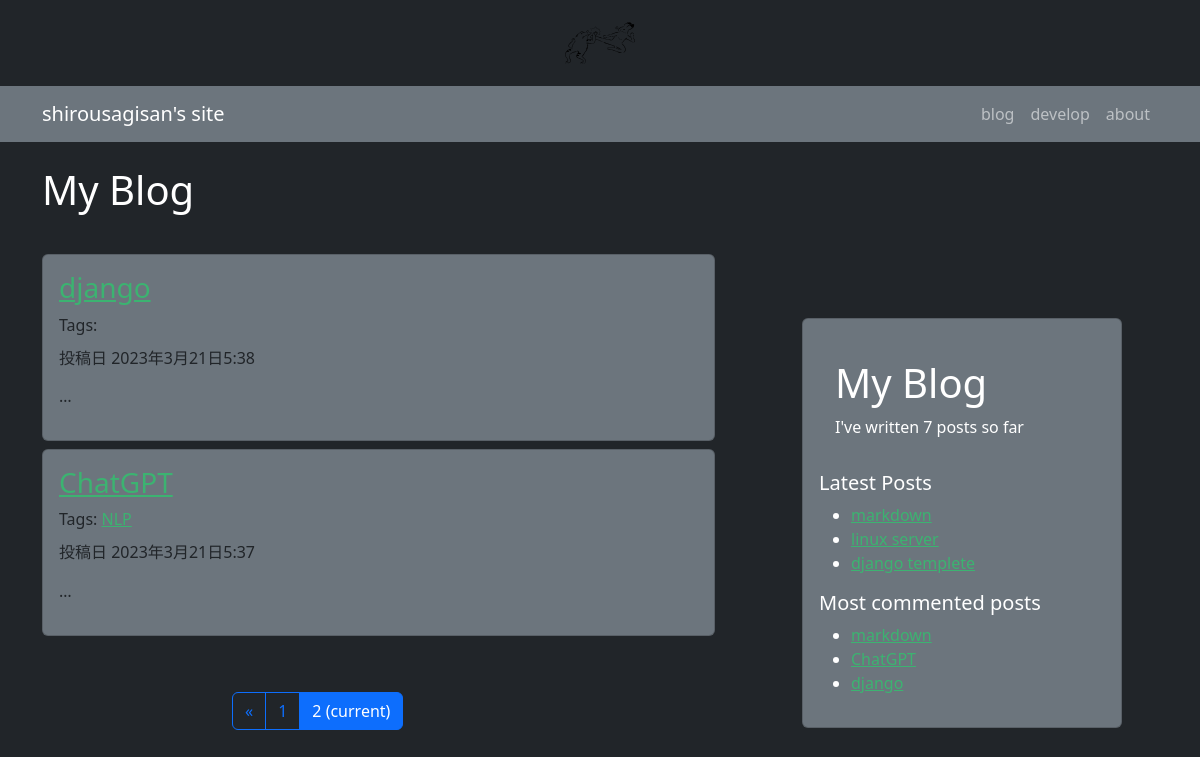
Screenshot of /blog/?page=2 with the database file from the repository.
### blog/models.py (models this page shows, shortened)
class Post(models.Model):
    class Status(models.TextChoices):
        DRAFT = "DF", "Draft"
        PUBLISHED = "PB", "Published"
    title = models.CharField(max_length=50)
    body = models.TextField()
    slug = models.SlugField()
    status = models.CharField(max_length=2
                                ,choices=Status.choices,
                                default=Status.DRAFT)
    publish = models.DateTimeField(default=timezone.datetime.now(pytz.timezone("Asia/Tokyo")))
    created = models.DateTimeField(auto_now_add=True)
    update = models.DateTimeField(auto_now=True)
    objects = models.Manager()
    published = PublishedManager()
    tags = TaggableManager()
    class Meta:
        ordering = ["-publish"]
        indexes = [
            models.Index(fields=["-publish"])
        ]
    def get_absolute_url(self):
        return reverse("blog:post_detail", args=[
                        self.publish.year,
                        self.publish.month,
                        self.publish.day,
                        self.slug
                        ])

### blog/views.py (the view)
# urls.py: path("blog/", views.post_list, name="list"),
def post_list(request, tag_slug=None):
    post_lists = models.Post.published.all()
    tag = None
    if tag_slug:
        tag = get_object_or_404(Tag, slug=tag_slug)
        post_lists = post_lists.filter(tags__in=[tag])
    paginator = Paginator(post_lists, 5)
    page_number = request.GET.get('page', 1)
    try:
        posts = paginator.page(page_number)
    except PageNotAnInteger:
        posts = paginator.page(1)
    except EmptyPage:
        posts = paginator.page(paginator.num_pages)
    return render(request,
                    'blog/list.html',
                    {'posts': posts,
                    'tag': tag})

### blog/models.py (called while the page is built)
    def get_queryset(self):
        return super().get_queryset()\
            .filter(status=Post.Status.PUBLISHED)

### blog/templatetags/blog_tags.py (called while the page is built)
@register.simple_tag
def total_posts():
    return Post.published.count()

@register.inclusion_tag("blog/latest_posts.html")
def show_latest_posts(count=3):
    latest_posts = Post.published.order_by("-publish")[:count]
    return {"latest_posts": latest_posts}

@register.filter(name="markdown")
def markdown_format(text):
    return mark_safe(markdown.markdown(text))

@register.simple_tag
def get_most_commented_posts(count=3):
    return Post.published.annotate(
        total_comments=Count('comments')
        ).order_by('-total_comments')[:count]

### templates/blog/list.html (shortened to what this page needs)
{% extends 'blog/base.html' %}
{% load blog_tags %}
{% block content %}
<div class="container">
  <h1 class="py-4">My Blog</h1>
  <div class="row">
    <div class="col-md-8 col-12">
      {% for post in posts %}
      <div class="row my-2">
        <div class="col-md-11">
          <div class="card bg-secondary text-dark" style="max-width: 60rem;">
              <div class="card-body">
                <h3 class="card-title">
                  <a href="{{ post.get_absolute_url}}" style="color:#3cb371">
                    {{ post.title }}
                  </a>
                </h3>
                <p>
                  Tags:
                  {% for tag in post.tags.all %}
                    <a href="{% url 'blog:post_list_by_tag' tag.slug %}" style="color:#3cb371">
                      {{ tag.name }}
                    </a>
                  {% endfor %}
                </p>
                <h6 class="card-subtitle">
                  投稿日 {{ post.publish }}
                </h6>
                <p class="card-text">
                  {{ post.body|markdown|truncatewords:0|linebreaks}}
                </p>
              </div>
            </div>
        </div>
      </div>
      {% endfor %}
      <div class="row justify-content-center">
        <div class="col-6 mt-5">
          {% include "paginator3.html" with items_page=posts %}
        </div>
      </div>
    </div>
    <div class="col-1 d-none d-md-block">
      <div class="sticky-top py-5" >
        <div class="card card-body bg-secondary mt-4" style="width: 20rem;">
          <h1 class="px-3 pt-4">My Blog</h1>
          <p class="px-3">I've written {% total_posts %} posts so far<p>
            <h5>Latest Posts</h5>
            {% show_latest_posts %}
          <h5>Most commented posts</h5>
          {% get_most_commented_posts as most_comments_posts %}
          <ul>
            {% for post in most_comments_posts %}
              <li>
                <a href="{{ post.get_absolute_url }}"style="color:#3cb371">{{ post.title }}</a>
              </li>
            {% endfor %}
          </ul>
        </div>
      </div>
    </div>
  </div>
</div>
{% endblock content %}

### templates/blog/latest_posts.html
<ul>
  {% for post in latest_posts %}
    <li>
      <a href="{{ post.get_absolute_url }}" style="color:#3cb371">{{ post.title }}</a>
    </li>
  {% endfor %}
</ul>

### rows the page displays
Post: title "django", publish "2023年3月21日5:38", body "…"
Post: title "ChatGPT", publish "2023年3月21日5:37", body "…"
Tag: name "NLP"
Post: title "markdown"
Post: title "linux server"
Post: title "django templete"

### other values shown
{{ page_number }} "1"
{{ page_number }} "2"
